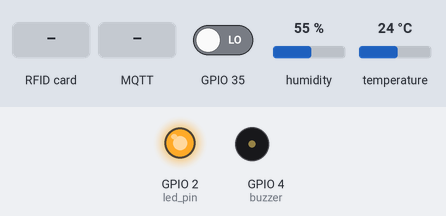
A program run on a simulated ESP32 board running MicroPython. On the bench: output pins drawn as LEDs (lit = HIGH), buzzer (waves = sounding). The test bench sets the inputs (shaded band); at power-on: GPIO 35 LOW, humidity 55 %, temperature 24 °C. WiFi joins after 1.5 s; no MQTT or app messages arrive unless stated; the interpreter's speed is modelled, so counts of loop turns are approximate; library files of the repository ran but are not shown: mfrc522.py; pins used as bus, display or sensor lines are not drawn; what the program prints to the serial console is not drawn.

Above: at 3.0 s.
3.1 s: RFID card 09 37 88 58 held to the reader
At 6.8 s:
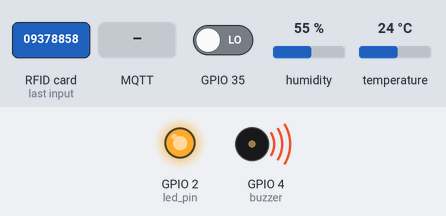
8.7 s: MQTT message "turn_off" arrives on the first subscribed topic
At 11.2 s:
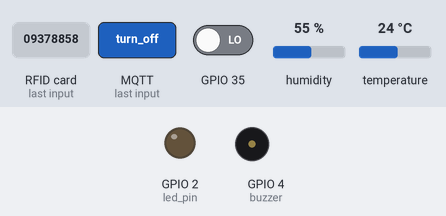
12.5 s: RFID card 5E 7A 19 C4 held to the reader
At 15.3 s:
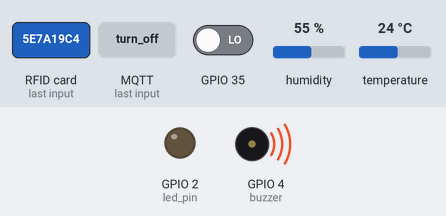
17.2 s: MQTT message "turn_on" arrives on the first subscribed topic
At 19.9 s:
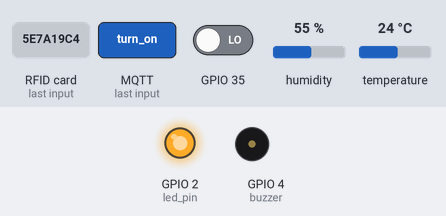
Timing chart, 0 to 21.4 s (numbered marks = the images above; inputs shaded):
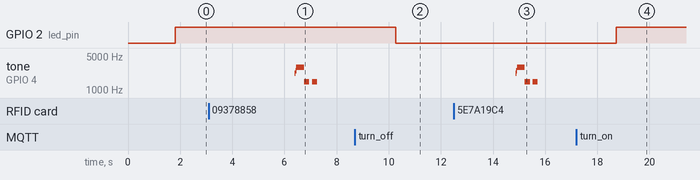

The program:

main.py
```python
# main.py
import time
import network
from umqtt.simple import MQTTClient
from machine import Pin, PWM
from mqtt_light import LightController
from mqtt_tem_hum import Temperature_and_humidity_sensor
from mqtt_gate import PeopleCounter
from mqtt_emergency_exit import EmergencyExitSensor
#from mqtt_emergency_state import EmergencyController

WIFI_SSID = "Suite21TPE424"
WIFI_PASSWORD = "0937885882"

wifi = network.WLAN(network.STA_IF)
wifi.active(True)
wifi.connect(WIFI_SSID, WIFI_PASSWORD)

while not wifi.isconnected():
    pass

print("Connected to WiFi")

# 連接到 MQTT broker
mqtt_client = MQTTClient("sensor", "test.mosquitto.org", port=1883)
mqtt_client.connect()
print("Connected to MQTT broker")


light_controller = LightController(led_pin=2, mqtt_broker="test.mosquitto.org", mqtt_port=1883, mqtt_topic="jim/ntub/light_control")
temperature_and_humidity_sensor = Temperature_and_humidity_sensor(33)
people_counter = PeopleCounter(5)
emergency_exit=EmergencyExitSensor(35)
#emergency_state = EmergencyController(gpio_buzzer=4, mqtt_broker="test.mosquitto.org", mqtt_port=1883, mqtt_topic="jim/ntub/emergency_state")


while True:
    try:
        light_controller.check_mqtt_messages()
        temperature, humidity = temperature_and_humidity_sensor.get_temperature_and_humidity()
        total_people = people_counter.check_rfid()
        emergency_status = emergency_exit.send_emergency_status()
        #emergency_state.check_mqtt_messages()


        print("溫度：{:d}°C，濕度：{:d}%".format(temperature, humidity))
        print(total_people)
        print(emergency_status)


        mqtt_client.publish("jim/ntub/total_people", str(total_people))
        mqtt_client.publish("jim/ntub/emergency_exit", str(emergency_status))
        mqtt_client.publish("jim/ntub/hum", "{:d}%".format(humidity))
        mqtt_client.publish("jim/ntub/tem", "{:d}°C".format(temperature))

        time.sleep(1)

    except OSError as e:
        mqtt_client.connect()
```

mqtt_light.py
```python
# mqtt_light.py
from machine import Pin
from umqtt.simple import MQTTClient

class LightController:
    def __init__(self, led_pin, mqtt_broker, mqtt_port, mqtt_topic):
        self.led = Pin(led_pin, Pin.OUT)
        self.mqtt_topic = mqtt_topic
        self.client = MQTTClient("esp32_client", mqtt_broker, port=mqtt_port)
        self.client.set_callback(self.mqtt_callback)
        self.client.connect()
        self.client.subscribe(self.mqtt_topic)
        self.led.on()

    def mqtt_callback(self, topic, msg):
        message = msg.decode('utf-8')
        if message == "turn_on":
            self.led.on()
            print("let off")
        elif message == "turn_off":
            self.led.off()
            print("let on")

    def check_mqtt_messages(self):
        self.client.check_msg()

    def close_connection(self):
        self.client.disconnect()
```

mqtt_tem_hum.py
```python
# mqtt_tem_hum.py
from machine import Pin
import dht
import time

class Temperature_and_humidity_sensor:
    def __init__(self, pin_number):
        self.sensor = dht.DHT11(Pin(pin_number))

    def get_temperature_and_humidity(self):
        self.sensor.measure()
        time.sleep(1)
        temperature=round(self.sensor.temperature(), 2)
        humidity = round(self.sensor.humidity(), 2)
        return temperature, humidity
```

mqtt_gate.py
```python
# mqtt_gate.py
from machine import Pin, PWM, SoftI2C
import time
import mfrc522
import network

class PeopleCounter:
    def __init__(self,max_people):
        self.max_people = max_people
        self.tag_states = {}
        self.total_people = 0
        self.too_many_people_published = False

        gpio_ss = 5
        gpio_sck = 18
        gpio_mosi = 23
        gpio_miso = 19
        gpio_rst = 32

        gpio_buzzer = 4
        self.buzzer = PWM(Pin(gpio_buzzer), freq=262, duty=0)

        self.rfid = mfrc522.MFRC522(gpio_sck, gpio_mosi, gpio_miso, gpio_rst, gpio_ss)

    def enter_sound(self):
        self.buzzer.duty(512)
        self.buzzer.freq(2217)
        time.sleep(0.03)
        self.buzzer.freq(2489)
        time.sleep(0.03)
        self.buzzer.freq(2959)
        time.sleep(0.3)
        self.buzzer.freq(1479)
        time.sleep(0.2)
        self.buzzer.duty(0)
        time.sleep(0.1)
        self.buzzer.duty(512)
        self.buzzer.freq(1479)
        time.sleep(0.2)
        self.buzzer.duty(0)

    def exit_sound(self):
        self.buzzer.duty(512)
        self.buzzer.freq(1479)
        time.sleep(0.2)
        self.buzzer.duty(0)

    def deny_enter_sound(self):
        self.buzzer.duty(512)
        self.buzzer.freq(2959)
        time.sleep(0.2)
        self.buzzer.duty(0)
        time.sleep(0.1)
        self.buzzer.duty(512)
        self.buzzer.freq(2959)
        time.sleep(0.2)
        self.buzzer.duty(0)

    def check_rfid(self):
        id = self.rfid.getCardValue()
        if id:
            tag_id = tuple(id)

            if tag_id in self.tag_states:
                if self.tag_states[tag_id] == "enter":
                    self.tag_states[tag_id] = "exit"
                    self.total_people -= 1
                    print("Tag ID:", tag_id)
                    print("Exit")
                    self.too_many_people_published = False
                    self.exit_sound()
                    if tag_id in self.tag_states:
                        del self.tag_states[tag_id]
            else:
                if self.total_people >= self.max_people:
                    self.deny_enter_sound()
                    time.sleep(0.7)
                else:
                    self.tag_states[tag_id] = "enter"
                    self.total_people += 1
                    print("Tag ID:", tag_id)
                    print("Enter")
                    self.enter_sound()

            print("Total People Inside:", self.total_people)

            time.sleep_ms(500)

        time.sleep_ms(500)

        if self.total_people >= self.max_people and not self.too_many_people_published:
            print("Too many people inside. Wait for someone to exit.")
            self.too_many_people_published = True

        return self.total_people
```

mqtt_emergency_exit.py
```python
#mqtt_emergency_exit.py
from machine import Pin
import time
from umqtt.simple import MQTTClient

class EmergencyExitSensor:
    def __init__(self, gpio_pin):
        self.gpio_pin = gpio_pin
        self.p = Pin(self.gpio_pin, Pin.IN)

    def send_emergency_status(self):
        v = self.p.value()
        time.sleep(1)
        return v
```

Measured:
- after the input at 3.1 s, tone on GPIO 4 (buzzer): plays 2217 Hz for 0.03 s, 2489 Hz for 0.03 s, 2959 Hz for 0.30 s, 1479 Hz for 0.20 s, 1479 Hz for 0.20 s, starting after 3.3 s
- after the input at 8.7 s, GPIO 2 (led_pin): HIGH → LOW after 1.6 s
- after the input at 12.5 s, tone on GPIO 4 (buzzer): plays 2217 Hz for 0.03 s, 2489 Hz for 0.03 s, 2959 Hz for 0.30 s, 1479 Hz for 0.20 s, 1479 Hz for 0.20 s, starting after 2.4 s
- after the input at 17.2 s, GPIO 2 (led_pin): LOW → HIGH after 1.5 s
